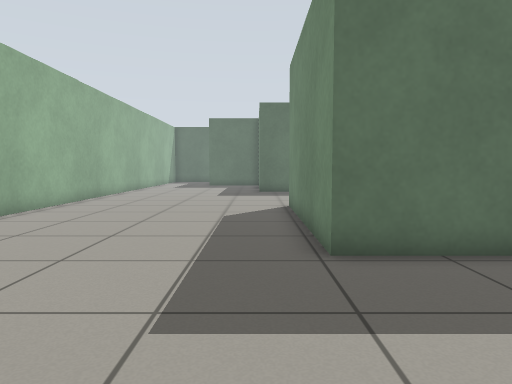
View 1 (above)

14 first-person views from a walk through a Gazebo world. The camera is 0.72 m above the floor, tilts 4° down and sees 70° across. The floor is counted in squares, 0.5 m on a side. Each view is taken from the middle of a square. On the plan, view 1 faces up. The plan holds only what a view shows up to about 16 squares ahead; the rest is blank.

View 2
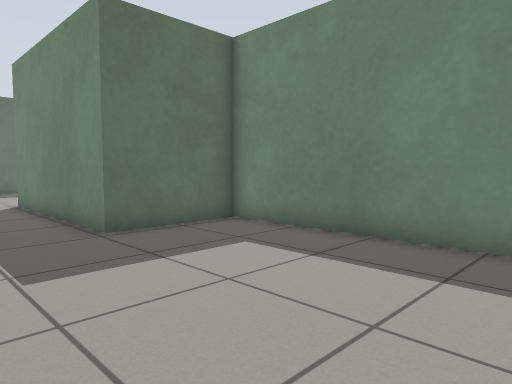

View 3
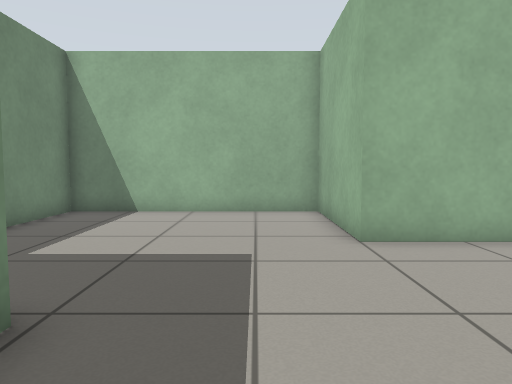

View 4
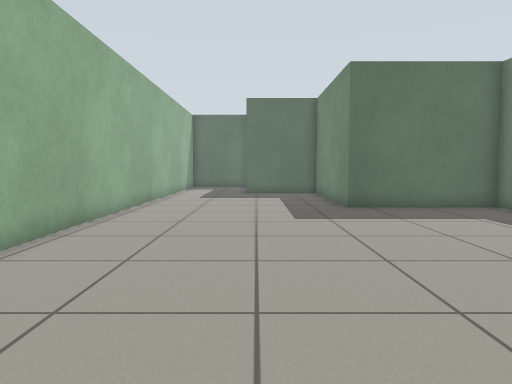

View 5
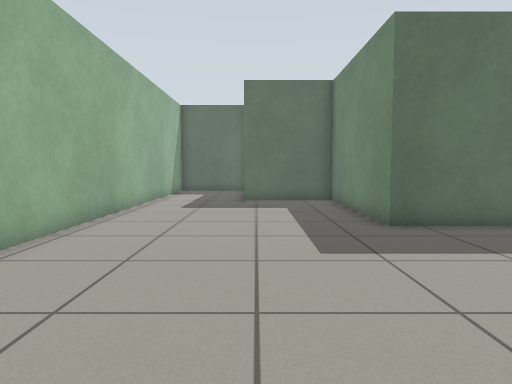

View 6
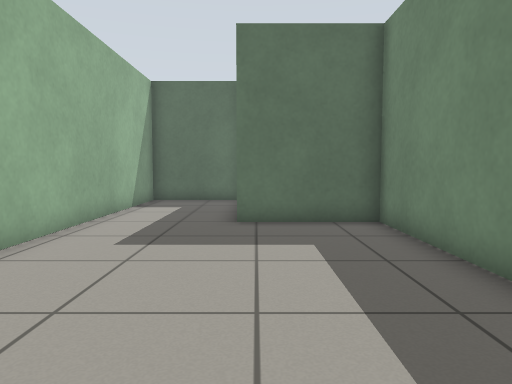

View 7
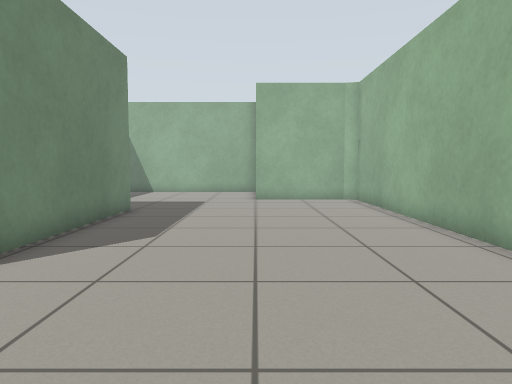

View 8
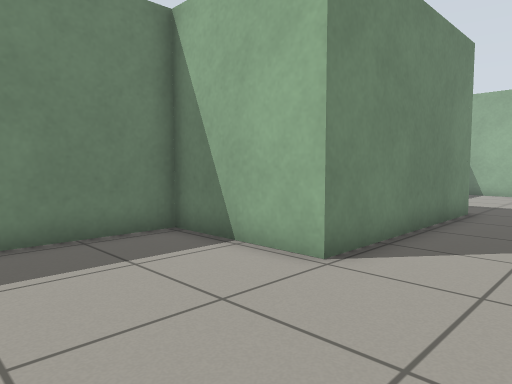

View 9
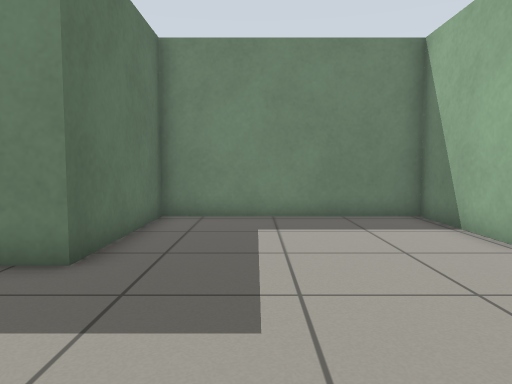

View 10
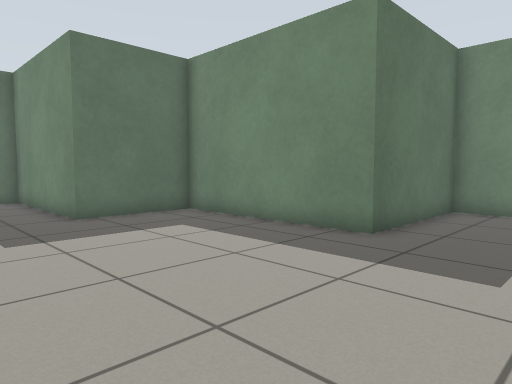

View 11
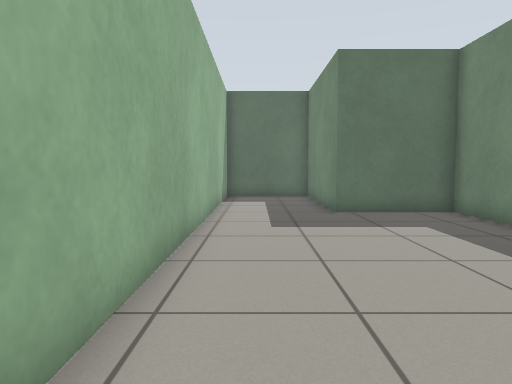

View 12
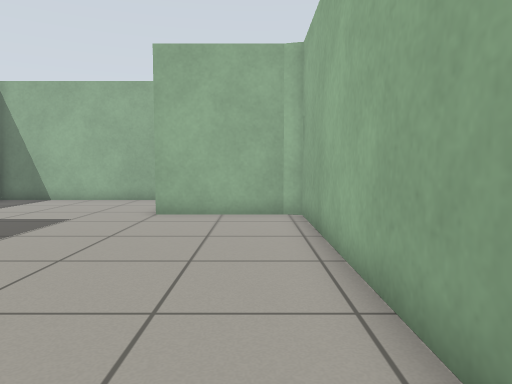

View 13
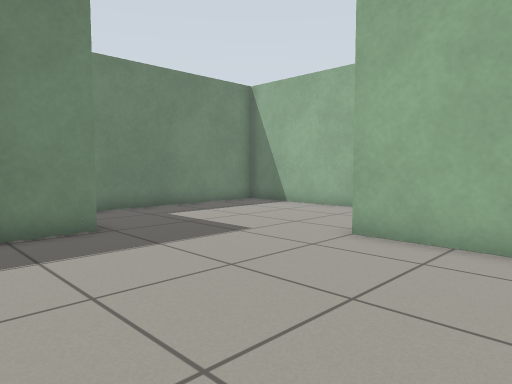

View 14
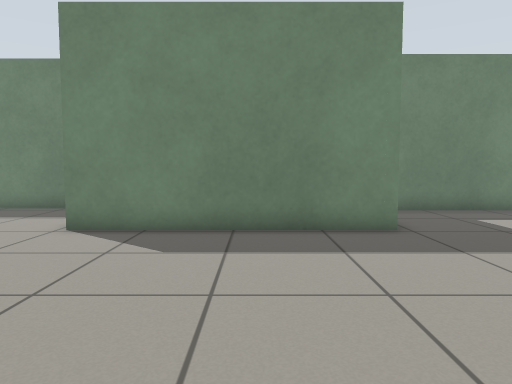

### Floor plan
Points are (right, up) in squares from view 1. A wall is a line through its corners. A room is listed if a view was taken in it or the views show most of it. See-through windows are left out.
Room 1 (views 1, 2)
walls: (-3, 2.1) (-3, -2.6) (4.9, -2.6) (4.9, 5.8) (1.2, 5.8)
ways out: opening at (-0.8, 4) to room 2
Room 2 (views 3, 4, 5, 6, 7, 8, 9, 10, 11, 12, 13, 14)
walls: (1.2, 5.8) (1.2, 13.3) (5.4, 13.3) (5.4, 20.7) (0.2, 20.7) (0.2, 27.4) (-3.5, 27.4) (-3.5, 33.6) (-7.4, 33.6) (-7.4, 2.2) (-6.7, 2.1); (-6.9, 2.1) (-3, 2.1)
ways out: opening at (-0.8, 4) to room 1

Where each view was taken, in squares from view 1:
view 1: 0 up, 0 right, facing up
view 2: 2 down, 2 left, facing up-right
view 3: 9 up, 1 left, facing down
view 4: 8 up, 3 left, facing up
view 5: 12 up, 3 left, facing up
view 6: 18 up, 3 left, facing up
view 7: 18 up, 3 left, facing down
view 8: 18 up, 2 left, facing down-right
view 9: 18 up, 5 left, facing right
view 10: 17 up, 7 left, facing up-right
view 11: 16 up, 6 left, facing up
view 12: 13 up, 6 left, facing down
view 13: 9 up, 7 left, facing down-right
view 14: 9 up, 7 left, facing right
